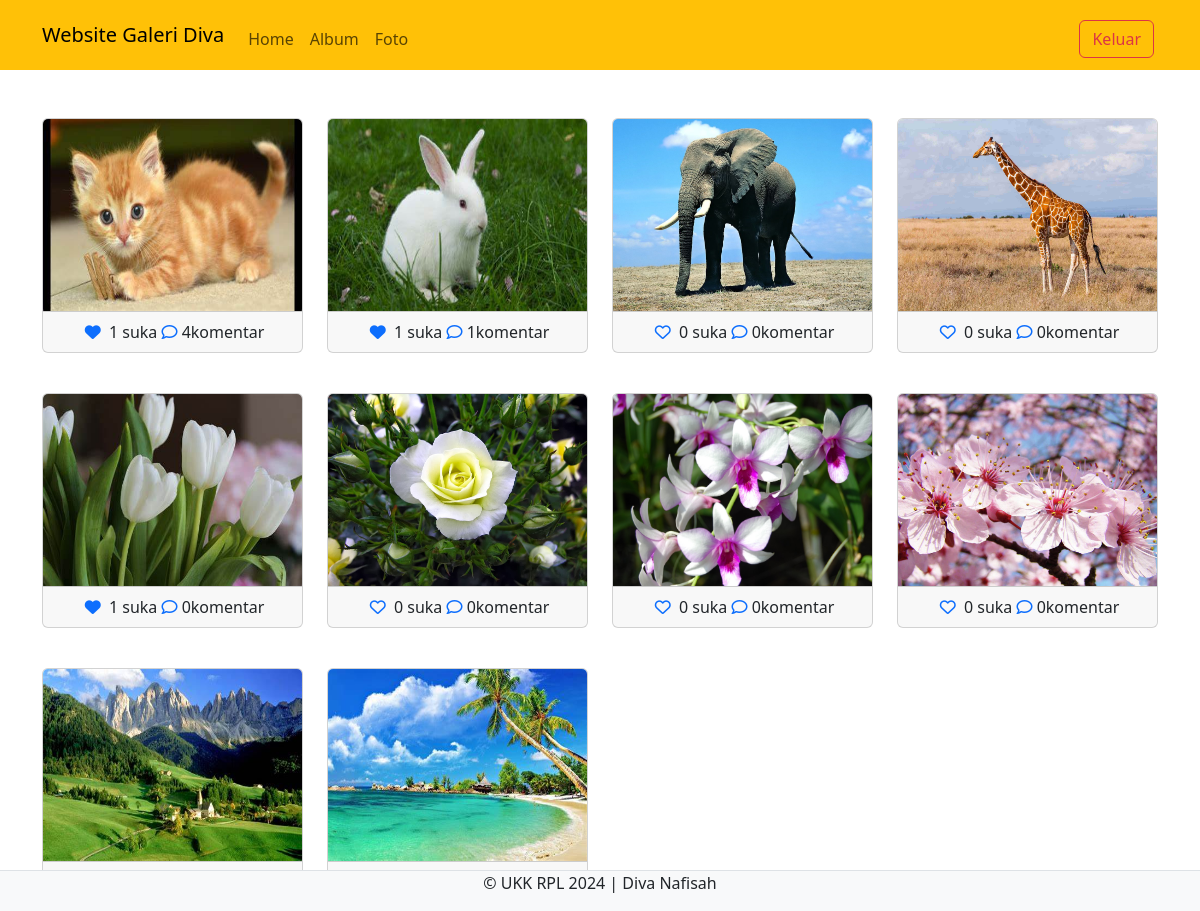
Page /ukk_divanafisah/admin/index.php (signed in) on the committed database.
### tables this page shows
CREATE TABLE `foto` (
  `fotoid` int(11) NOT NULL,
  `judulfoto` varchar(255) NOT NULL,
  `deskripsifoto` text NOT NULL,
  `tanggalunggah` date NOT NULL,
  `lokasifile` varchar(255) NOT NULL,
  `albumid` int(11) NOT NULL,
  `userid` int(11) NOT NULL
);

### ukk_divanafisah/admin/index.php (the view, shortened to what this page needs)
<?php
$userid = $_SESSION['userid'];
include '../config/koneksi.php';
?>
<!DOCTYPE html>
<html lang="en">
<head>
  <link rel="stylesheet" type="text/css" href="../assets/css/bootstrap.min.css">
  <link rel="stylesheet" href="https://cdnjs.cloudflare.com/ajax/libs/font-awesome/6.5.2/css/all.min.css"/>
</head>
<body>
<nav class="navbar navbar-expand-lg bg-warning">
  <div class="container">
    <a class="navbar-brand" href="index.php">Website Galeri Diva</a>
    <div class="collapse navbar-collapse mt-2" id="navbarNavAltMarkup">
      <div class="navbar-nav me-auto">
        <a href="home.php" class="nav-link">Home</a>
        <a href="album.php" class="nav-link">Album</a>
        <a href="foto.php" class="nav-link">Foto</a>
      </div>
      <a href="../config/aksi_logout.php" class="btn btn-outline-danger m-1">Keluar</a>
    </div>
  </div>
</nav>
<div class="container mt-3">
  <div class="row">
    <?php
    $query = mysqli_query($koneksi, "SELECT * FROM foto INNER JOIN user ON foto.userid=user.userid INNER JOIN album ON foto.albumid=album.albumid");
    while ($data = mysqli_fetch_array($query)) {
    ?>
    <div class="col-md-3 mt-2">
      <a type="button" data-bs-toggle="modal" data-bs-target="#komentar<?php echo $data['fotoid']?>">
        <div class="card mb-2">
          <img style="height: 12rem;" src="../assets/img/<?php echo $data['lokasifile']; ?>" class="card-img-top" alt="<?php echo $data['judulfoto']; ?>">
          <div class="card-footer text-center">
            <?php
            $fotoid = $data['fotoid'];
            $ceksuka = mysqli_query($koneksi, "SELECT * FROM likefoto WHERE fotoid='$fotoid' AND userid='$userid'");
            if (mysqli_num_rows($ceksuka) == 1) { ?>
              <a href="../config/proses_like.php?fotoid=<?php echo $data['fotoid']; ?>" type="submit" name="batalsuka"><i class="fa fa-heart m-1"></i></a>
            <?php } else { ?>
              <a href="../config/proses_like.php?fotoid=<?php echo $data['fotoid']; ?>" type="submit" name="suka"><i class="far fa-heart m-1"></i></a>
            <?php }
            $like = mysqli_query($koneksi, "SELECT * FROM likefoto WHERE fotoid='$fotoid'");
            echo mysqli_num_rows($like). ' suka';
            ?>
            <a href="#" type="button" data-bs-toggle="modal" data-bs-target="#komentar<?php echo $data['fotoid']?>"><i class="far fa-comment"></i></a>
            <?php
            $jmlkomen = mysqli_query($koneksi, "SELECT * FROM komentarfoto WHERE fotoid='$fotoid'");
            echo mysqli_num_rows($jmlkomen).'komentar';
            ?>
          </div>
        </div>
      </a>
    </div>
    <?php } ?>
  </div>
</div>
<footer class="d-flex justify-content-center border-top mt-3 bg-light fixed-bottom">
  <p>&copy; UKK RPL 2024 | Diva Nafisah</p>
</footer>
</body>
</html>

### rows in the picture
foto: lokasifile (picture), mysqli_num_rows($like) "1", mysqli_num_rows($jmlkomen) "4"
foto: lokasifile+judulfoto (picture), mysqli_num_rows($like) "1", mysqli_num_rows($jmlkomen) "1"
foto: lokasifile (picture), mysqli_num_rows($like) "0", mysqli_num_rows($jmlkomen) "0"
foto: lokasifile (picture), mysqli_num_rows($like) "0", mysqli_num_rows($jmlkomen) "0"
foto: lokasifile (picture), mysqli_num_rows($like) "1", mysqli_num_rows($jmlkomen) "0"
foto: lokasifile+judulfoto (picture), mysqli_num_rows($like) "0", mysqli_num_rows($jmlkomen) "0"
foto: lokasifile (picture), mysqli_num_rows($like) "0", mysqli_num_rows($jmlkomen) "0"
foto: lokasifile (picture), mysqli_num_rows($like) "0", mysqli_num_rows($jmlkomen) "0"
foto: lokasifile (picture)
foto: lokasifile (picture)
